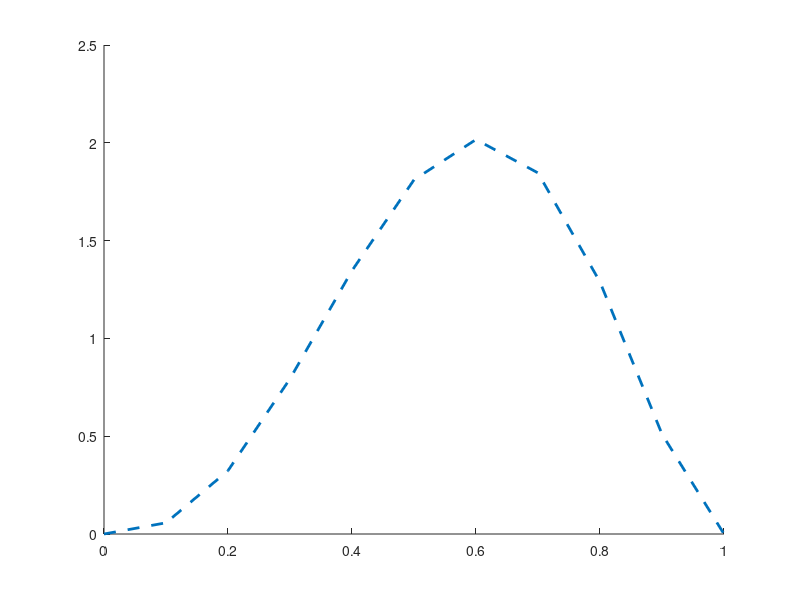

Recreate this plot in MATLAB. (Note: this script raises an error after producing the figure.)
%% Initialization
clear ; close all; clc

%% =================== Part 1:Create data and plot cost J ===================
%create data
data = betarnd(4,3,1000,1);
%sort data
data=sort(data,'ascend');

%true distribution with all data
[phat ci]=betafit(data,0.01)
y=betapdf(0:0.1:1,phat(1),phat(2));
hold on
plot(0:0.1:1,y,'--','LineWidth',2)

% ====== plot the cost functionGrid over which we will calculate J
theta0_vals = linspace(-10, 10, 100);
theta1_vals = linspace(-10, 4, 100);

% initialize J_vals to a matrix of 0's
J_vals = zeros(length(theta0_vals), length(theta1_vals));

% Fill out J_vals
for i = 1:length(theta0_vals)
    for j = 1:length(theta1_vals)
	  t = [theta0_vals(i); theta1_vals(j)];    
	  J_vals(i,j) = computeCost(t, data(1:200), betaPar, numFold);
    end
end

% Because of the way meshgrids work in the surf command, we need to 
% transpose J_vals before calling surf, or else the axes will be flipped
J_vals = J_vals';
% Surface plot
figure;
surf(theta0_vals, theta1_vals, J_vals)
xlabel('\theta_0'); ylabel('\theta_1');

%% =================== Part 2: Gradient descent ===================
fprintf('Running Gradient Descent ...\n')

%%======M1: partition data into numFold folds ======================
% # using matlab fminunc to optimize
%  Run fminunc to obtain the optimal theta
%  This function will return theta and the cost 
%  Set options for fminunc
options = optimset('GradObj', 'on', 'MaxIter', 40000);
initial_theta = zeros(2, 1);
numFold =5;

%%===using the proportion of data in each fold to compute the real area

[theta, cost] = fminunc(@(t)(computeCost1(t, data(1:100), numFold)), initial_theta, options);
y=betapdf(0:0.1:1,exp(theta(1)),exp(theta(2)));
hold on
plot(0:0.1:1,y,'k')

[theta0, cost] = fminunc(@(t)(computeCost1(t, data(1:200),  numFold)), initial_theta, options);
y=betapdf(0:0.1:1,exp(theta0(1)),exp(theta0(2)));
hold on
plot(0:0.1:1,y,'r')

[theta1, cost] = fminunc(@(t)(computeCost1(t, data(1:300),  numFold)), initial_theta, options);
y=betapdf(0:0.1:1,exp(theta1(1)),exp(theta1(2)));
hold on
plot(0:0.1:1,y,'b')

[theta2, cost] = fminunc(@(t)(computeCost1(t, data(1:400),  numFold)), initial_theta, options);
y=betapdf(0:0.1:1,exp(theta2(1)),exp(theta2(2)));
hold on
plot(0:0.1:1,y,'c')

[theta3, cost] = fminunc(@(t)(computeCost1(t, data(1:500),  numFold)), initial_theta, options);
y=betapdf(0:0.1:1,exp(theta3(1)),exp(theta3(2)));
hold on
plot(0:0.1:1,y,'y')

[theta4, cost] = fminunc(@(t)(computeCost1(t, data(1:600), numFold)), initial_theta, options);
y=betapdf(0:0.1:1,exp(theta4(1)),exp(theta4(2)));
hold on
plot(0:0.1:1,y,'g')

% [theta5, cost] = fminunc(@(t)(computeCost1(t, data(1:700), numFold)), initial_theta, options);
% y=betapdf(0:0.1:1,exp(theta5(1)),exp(theta5(2)));
% hold on
% test = plot(0:0.1:1,y,'LineWidth',1);
% set(test,'Color',[0.6 0.2 0.6])

[theta6, cost] = fminunc(@(t)(computeCost1(t, data(1:800), numFold)), initial_theta, options);
y=betapdf(0:0.1:1,exp(theta6(1)),exp(theta6(2)));
hold on
test = plot(0:0.1:1,y,'LineWidth',1.5);
set(test,'Color',[0.8 0.2 0.84])
%%========= partition fixed intervals into numFold folds ============
clear ; close all; clc
%create data
data = betarnd(4,3,20000,1);
%sort data
data=sort(data,'ascend');
% split/partition data [0,1] into ten equally distributed intervals 
partition = 0:0.1:1;
CountPerInterval_contain_last = histc(data, partition);
CountPerInterval= CountPerInterval_contain_last(1:(end-1));
CountPerInterval(end) = CountPerInterval(end) + CountPerInterval_contain_last(end);
CumulativeRange = cumsum(fliplr(CountPerInterval));

numFold =5; % five fold for each of the 10 partitions

% ##### plot the cost function Grid over which we will calculate J
numOfBatch = 1;
x = data(1:CumulativeRange(numOfBatch)); % data up to the numOfBatch interval
theta0_vals = linspace(-10, 10, 100);
theta1_vals = linspace(-10, 4, 100);

% initialize J_vals to a matrix of 0's
J_vals = zeros(length(theta0_vals), length(theta1_vals));

% Fill out J_vals
for i = 1:length(theta0_vals)
    for j = 1:length(theta1_vals)
	  t = [theta0_vals(i); theta1_vals(j)];    
	  J_vals(i,j) = computeCost2(t, x, numFold, numOfBatch, partition);
    end
end
% Because of the way meshgrids work in the surf command, we need to 
% transpose J_vals before calling surf, or else the axes will be flipped
J_vals = J_vals';
% Surface plot
figure;
surf(theta0_vals, theta1_vals, J_vals)
xlabel('\theta_0'); ylabel('\theta_1');

%true distribution with all data
[phat ci]=betafit(data,0.01)
y=betapdf(0:0.1:1,phat(1),phat(2));
figure
plot(0:0.1:1,y,'--','LineWidth',2)
%% ###### using matlab fminunc ########################################
% it seems that in this case, theta(2) is always 0 due to which  the
% denstity is always 0
options = optimset('GradObj', 'on', 'MaxIter', 40000);
initial_theta = zeros(2, 1);

numOfBatch=1;
[theta, cost] = fminunc(@(t)(computeCost2(t, data(1:CumulativeRange(numOfBatch)), numFold, numOfBatch, partition)), initial_theta, options);
y=betapdf(0:0.1:1,exp(theta(1)),exp(theta(2)));
hold on
plot(0:0.1:1,y,'k')

numOfBatch=2;
[theta0, cost] = fminunc(@(t)(computeCost2(t, data(1:CumulativeRange(numOfBatch)), numFold, numOfBatch, partition)), initial_theta, options);
y=betapdf(0:0.1:1,exp(theta0(1)),exp(theta0(2)));
hold on
plot(0:0.1:1,y,'r')

numOfBatch=3;
[theta1, cost] = fminunc(@(t)(computeCost2(t, data(1:CumulativeRange(numOfBatch)), numFold, numOfBatch, partition)), initial_theta, options);
y=betapdf(0:0.1:1,exp(theta1(1)),exp(theta1(2)));
hold on
plot(0:0.1:1,y,'g')

numOfBatch=4;
[theta2, cost] = fminunc(@(t)(computeCost2(t, data(1:CumulativeRange(numOfBatch)), numFold, numOfBatch, partition)), initial_theta, options);
y=betapdf(0:0.1:1,exp(theta2(1)),exp(theta2(2)));
hold on
plot(0:0.1:1,y,'b')

numOfBatch=5;
[theta3, cost] = fminunc(@(t)(computeCost2(t, data(1:CumulativeRange(numOfBatch)), numFold, numOfBatch, partition)), initial_theta, options);
y=betapdf(0:0.1:1,exp(theta3(1)),exp(theta3(2)));
hold on
plot(0:0.1:1,y,'y')

numOfBatch=6;
[theta4, cost] = fminunc(@(t)(computeCost2(t, data(1:CumulativeRange(numOfBatch)), numFold, numOfBatch, partition)), initial_theta, options);
y=betapdf(0:0.1:1,exp(theta4(1)),exp(theta4(2)));
hold on
plot(0:0.1:1,y,'c')

